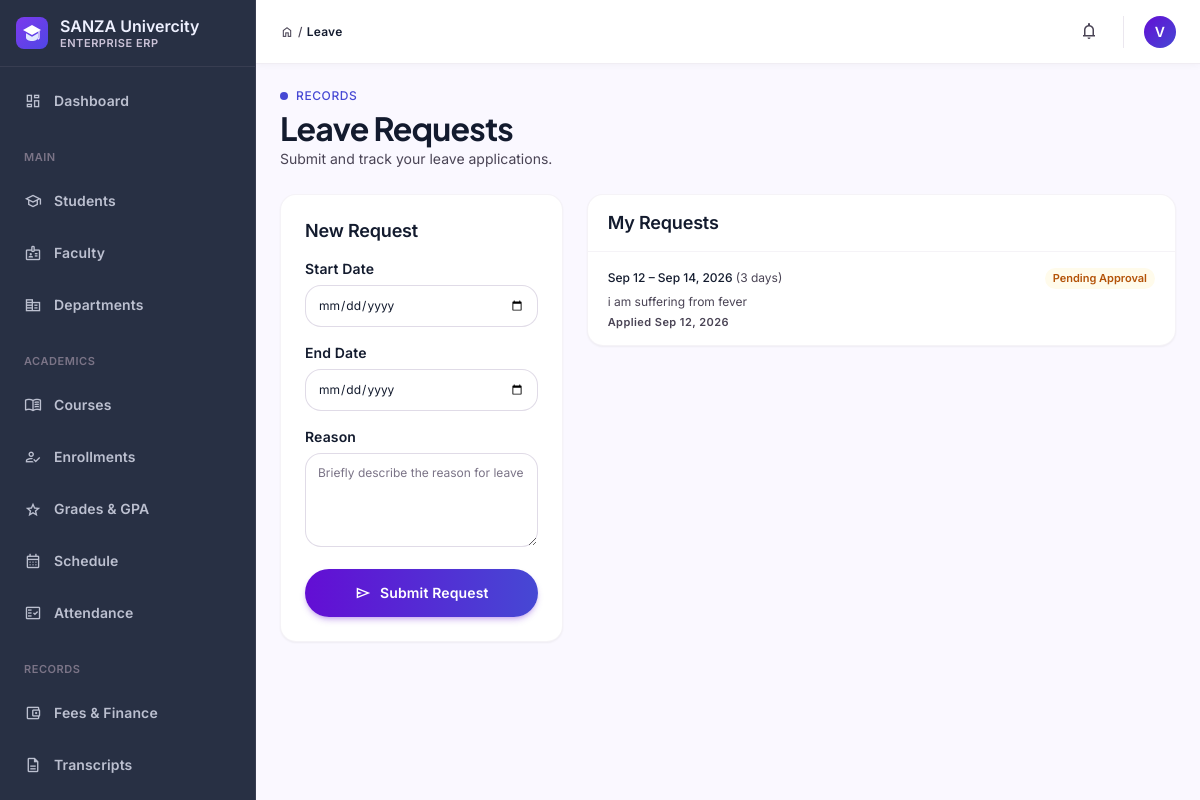
The page /students/leave/ (signed in) on the database its author committed.
### students/models.py (models this page shows, shortened)
class User(AbstractUser):
    ROLE_CHOICES = (
        ('admin', 'Administrator'),
        ('faculty', 'Faculty/Instructor'),
        ('student', 'Student'),
    )
    role = models.CharField(max_length=20, choices=ROLE_CHOICES, default='student')
    phone = models.CharField(max_length=20, blank=True, null=True)
    department = models.CharField(max_length=100, blank=True, null=True)
    enrollment_year = models.IntegerField(blank=True, null=True)
    class Meta:
        ordering = ['-date_joined']

class LeaveRequest(models.Model):
    STATUS_CHOICES = (
        ('pending', 'Pending Approval'),
        ('approved', 'Approved'),
        ('rejected', 'Rejected'),
    )
    user = models.ForeignKey(User, on_delete=models.CASCADE, related_name='leave_requests')
    start_date = models.DateField()
    end_date = models.DateField()
    reason = models.TextField()
    status = models.CharField(max_length=20, choices=STATUS_CHOICES, default='pending')
    applied_on = models.DateTimeField(auto_now_add=True)
    reviewed_by = models.ForeignKey(User, on_delete=models.SET_NULL, null=True, blank=True, related_name='reviewed_leaves')
    rejection_reason = models.TextField(blank=True, null=True)
    class Meta:
        ordering = ['-applied_on']
    @property
    def duration_days(self):
        if self.start_date and self.end_date:
            return (self.end_date - self.start_date).days + 1
        return 0

### students/views.py (the view, shortened to what this page needs)
# urls.py: path('leave/', views.leave_dashboard, name='leave_dashboard'),
@login_required(login_url='login')
def leave_dashboard(request):
    leaves = LeaveRequest.objects.filter(user=request.user).order_by('-applied_on')
    context = {
        'leaves': leaves,
    }
    return render(request, 'students/leave_dashboard.html', context)

### students/context_processors.py (called while the page is built)
def nav_context(request):
    unread_notifications = 0
    user = getattr(request, 'user', None)
    if user is not None and user.is_authenticated:
        unread_notifications = Notification.objects.filter(
            recipient=user, is_read=False
        ).count()
    return {
        'nav_unread_notifications': unread_notifications,
    }

### students/templates/students/leave_dashboard.html (shortened to what this page needs)
{% extends "base.html" %}
{% block breadcrumb %}Leave{% endblock %}
{% block content %}
<div class="flex flex-col gap-space-lg">
  <section>
    <div class="flex items-center gap-space-xs text-secondary font-label-md text-label-md tracking-wider uppercase">
      <span class="w-2 h-2 rounded-full bg-secondary"></span> Records
    </div>
    <h1 class="font-headline-lg text-headline-lg text-on-surface tracking-tight mt-1">Leave Requests</h1>
    <p class="font-body-md text-body-md text-on-surface-variant">Submit and track your leave applications.</p>
  </section>
  <div class="grid grid-cols-1 lg:grid-cols-3 gap-space-lg">
    <section class="lg:col-span-1 bg-surface-container-lowest rounded-2xl border border-outline-variant/20 shadow-sm p-6 h-fit">
      <h2 class="font-title-lg text-title-lg text-on-surface mb-4">New Request</h2>
      <form method="post" class="flex flex-col gap-space-md">
        <div>
          <label class="block font-label-lg text-label-lg text-on-surface mb-1.5">Start Date</label>
          <input type="date" name="start_date" required class="w-full px-3 py-2.5 rounded-lg border border-outline-variant/60 bg-surface-container-lowest text-on-surface font-body-sm text-body-sm focus:outline-none focus:border-primary focus:ring-4 focus:ring-primary/15 transition-all"/>
        </div>
        <div>
          <label class="block font-label-lg text-label-lg text-on-surface mb-1.5">End Date</label>
          <input type="date" name="end_date" required class="w-full px-3 py-2.5 rounded-lg border border-outline-variant/60 bg-surface-container-lowest text-on-surface font-body-sm text-body-sm focus:outline-none focus:border-primary focus:ring-4 focus:ring-primary/15 transition-all"/>
        </div>
        <div>
          <label class="block font-label-lg text-label-lg text-on-surface mb-1.5">Reason</label>
          <textarea name="reason" rows="4" required placeholder="Briefly describe the reason for leave" class="w-full px-3 py-2.5 rounded-lg border border-outline-variant/60 bg-surface-container-lowest text-on-surface font-body-sm text-body-sm placeholder:text-outline focus:outline-none focus:border-primary focus:ring-4 focus:ring-primary/15 transition-all"></textarea>
        </div>
        <button type="submit" class="inline-flex items-center justify-center gap-2 px-4 py-2.5 rounded-xl bg-gradient-to-r from-primary to-secondary text-on-primary font-label-lg text-label-lg shadow-md shadow-primary/25 hover:opacity-90 transition-all">
          <span class="material-symbols-outlined text-lg">send</span> Submit Request
        </button>
      </form>
    </section>
    <section class="lg:col-span-2 bg-surface-container-lowest rounded-2xl border border-outline-variant/20 shadow-sm overflow-hidden h-fit">
      <div class="px-5 py-4 border-b border-outline-variant/20"><h2 class="font-title-lg text-title-lg text-on-surface">My Requests</h2></div>
      {% if leaves %}
      <div class="divide-y divide-outline-variant/15">
        {% for leave in leaves %}
        <div class="px-5 py-4">
          <div class="flex items-center justify-between mb-1">
            <p class="font-body-sm text-body-sm text-on-surface font-medium">{{ leave.start_date|date:"M d" }} – {{ leave.end_date|date:"M d, Y" }} <span class="text-on-surface-variant font-normal">({{ leave.duration_days }} day{{ leave.duration_days|pluralize }})</span></p>
            <span class="px-2 py-0.5 rounded-full font-label-sm text-[11px] font-semibold
              {% if leave.status == 'approved' %}bg-success-container text-on-success-container
              {% elif leave.status == 'rejected' %}bg-error-container text-on-error-container
              {% else %}bg-warning-container text-on-warning-container{% endif %}">
              {{ leave.get_status_display }}
            </span>
          </div>
          <p class="font-body-sm text-body-sm text-on-surface-variant">{{ leave.reason }}</p>
          <p class="font-label-sm text-label-sm text-on-surface-variant mt-1">Applied {{ leave.applied_on|date:"M d, Y" }}</p>
        </div>
        {% endfor %}
      </div>
      {% else %}
      <p class="px-5 py-12 text-center font-body-sm text-body-sm text-on-surface-variant">No leave requests yet.</p>
      {% endif %}
    </section>
  </div>
</div>
{% endblock %}

### students/templates/base.html (shortened to what this page needs)
{% load static %}<!DOCTYPE html>
<html lang="en">
<head>
{% include "partials/_design_tokens.html" %}
</head>
<body class="bg-surface font-body-md text-on-surface antialiased">
<aside id="sidebar" class="fixed left-0 top-0 h-full w-64 bg-inverse-surface border-r border-outline/20 z-50 flex flex-col justify-between overflow-y-auto -translate-x-full lg:translate-x-0 transition-transform duration-200">
  <div class="flex flex-col">
    <div class="flex items-center gap-space-sm px-space-md py-space-md border-b border-outline/20">
      <div class="flex flex-col min-w-0">
        <span class="font-title-md text-title-md text-inverse-on-surface leading-tight truncate">SANZA Univercity</span>
        <span class="font-label-sm text-label-sm text-outline-variant uppercase tracking-wider">Enterprise ERP</span>
      </div>
    </div>
    <nav class="px-space-sm py-space-sm flex flex-col gap-space-xs">
      {% url 'dashboard' as dash_url %}
      <a href="{{ dash_url }}" class="flex items-center gap-space-sm px-space-sm py-2 rounded-xl transition-all {% if request.resolver_match.url_name in 'dashboard,admin_dashboard,faculty_dashboard,student_portal' %}nav-active{% else %}text-inverse-on-surface/75 hover:bg-surface-container-highest/10 hover:text-inverse-on-surface{% endif %}">
        <span class="material-symbols-outlined text-lg">dashboard</span><span class="font-label-lg text-label-lg">Dashboard</span>
      </a>
      {% if user.is_staff or user.is_superuser %}
      <div class="px-space-sm pt-space-sm pb-1"><span class="font-label-sm text-label-sm text-outline uppercase tracking-wider">Main</span></div>
      <a href="{% url 'student_list' %}" class="flex items-center gap-space-sm px-space-sm py-2 rounded-xl transition-all {% if request.resolver_match.url_name == 'student_list' %}nav-active{% else %}text-inverse-on-surface/75 hover:bg-surface-container-highest/10 hover:text-inverse-on-surface{% endif %}"><span class="material-symbols-outlined text-lg">school</span><span class="font-label-lg text-label-lg">Students</span></a>
      <a href="{% url 'faculty_reports_dashboard' %}" class="flex items-center gap-space-sm px-space-sm py-2 rounded-xl transition-all {% if request.resolver_match.url_name in 'faculty_reports_dashboard,faculty_analytics,faculty_performance_compare' %}nav-active{% else %}text-inverse-on-surface/75 hover:bg-surface-container-highest/10 hover:text-inverse-on-surface{% endif %}"><span class="material-symbols-outlined text-lg">badge</span><span class="font-label-lg text-label-lg">Faculty</span></a>
      <a href="{% url 'department_list' %}" class="flex items-center gap-space-sm px-space-sm py-2 rounded-xl transition-all {% if request.resolver_match.url_name == 'department_list' %}nav-active{% else %}text-inverse-on-surface/75 hover:bg-surface-container-highest/10 hover:text-inverse-on-surface{% endif %}"><span class="material-symbols-outlined text-lg">corporate_fare</span><span class="font-label-lg text-label-lg">Departments</span></a>
      {% endif %}
      <div class="px-space-sm pt-space-sm pb-1"><span class="font-label-sm text-label-sm text-outline uppercase tracking-wider">Academics</span></div>
      <a href="{% url 'course_list' %}" class="flex items-center gap-space-sm px-space-sm py-2 rounded-xl transition-all {% if request.resolver_match.url_name in 'course_list,course_analytics' %}nav-active{% else %}text-inverse-on-surface/75 hover:bg-surface-container-highest/10 hover:text-inverse-on-surface{% endif %}"><span class="material-symbols-outlined text-lg">menu_book</span><span class="font-label-lg text-label-lg">Courses</span></a>
      {% if user.is_staff or user.is_superuser %}
      <a href="{% url 'enrollment_list' %}" class="flex items-center gap-space-sm px-space-sm py-2 rounded-xl transition-all {% if request.resolver_match.url_name == 'enrollment_list' %}nav-active{% else %}text-inverse-on-surface/75 hover:bg-surface-container-highest/10 hover:text-inverse-on-surface{% endif %}"><span class="material-symbols-outlined text-lg">how_to_reg</span><span class="font-label-lg text-label-lg">Enrollments</span></a>
      {% endif %}
      <a href="{% url 'grade_list' %}" class="flex items-center gap-space-sm px-space-sm py-2 rounded-xl transition-all {% if request.resolver_match.url_name == 'grade_list' %}nav-active{% else %}text-inverse-on-surface/75 hover:bg-surface-container-highest/10 hover:text-inverse-on-surface{% endif %}"><span class="material-symbols-outlined text-lg">grade</span><span class="font-label-lg text-label-lg">Grades &amp; GPA</span></a>
      <a href="{% url 'schedule_dashboard' %}" class="flex items-center gap-space-sm px-space-sm py-2 rounded-xl transition-all {% if request.resolver_match.url_name == 'schedule_dashboard' %}nav-active{% else %}text-inverse-on-surface/75 hover:bg-surface-container-highest/10 hover:text-inverse-on-surface{% endif %}"><span class="material-symbols-outlined text-lg">calendar_month</span><span class="font-label-lg text-label-lg">Schedule</span></a>
      <a href="{% url 'attendance_list' %}" class="flex items-center gap-space-sm px-space-sm py-2 rounded-xl transition-all {% if request.resolver_match.url_name in 'attendance_list,attendance_record,attendance_update' %}nav-active{% else %}text-inverse-on-surface/75 hover:bg-surface-container-highest/10 hover:text-inverse-on-surface{% endif %}"><span class="material-symbols-outlined text-lg">fact_check</span><span class="font-label-lg text-label-lg">Attendance</span></a>
      <div class="px-space-sm pt-space-sm pb-1"><span class="font-label-sm text-label-sm text-outline uppercase tracking-wider">Records</span></div>
      <a href="{% url 'fee_list' %}" class="flex items-center gap-space-sm px-space-sm py-2 rounded-xl transition-all {% if request.resolver_match.url_name == 'fee_list' %}nav-active{% else %}text-inverse-on-surface/75 hover:bg-surface-container-highest/10 hover:text-inverse-on-surface{% endif %}"><span class="material-symbols-outlined text-lg">account_balance_wallet</span><span class="font-label-lg text-label-lg">Fees &amp; Finance</span></a>
      <a href="{% url 'transcript_list' %}" class="flex items-center gap-space-sm px-space-sm py-2 rounded-xl transition-all {% if request.resolver_match.url_name in 'transcript_list,transcript_detail' %}nav-active{% else %}text-inverse-on-surface/75 hover:bg-surface-container-highest/10 hover:text-inverse-on-surface{% endif %}"><span class="material-symbols-outlined text-lg">description</span><span class="font-label-lg text-label-lg">Transcripts</span></a>
      <a href="{% url 'degree_audit_list' %}" class="flex items-center gap-space-sm px-space-sm py-2 rounded-xl transition-all {% if request.resolver_match.url_name in 'degree_audit_list,degree_audit_detail' %}nav-active{% else %}text-inverse-on-surface/75 hover:bg-surface-container-highest/10 hover:text-inverse-on-surface{% endif %}"><span class="material-symbols-outlined text-lg">checklist</span><span class="font-label-lg text-label-lg">Degree Audit</span></a>
    </nav>
  </div>
</aside>
<div class="lg:pl-64">
  <header class="sticky top-0 h-16 bg-surface-container-lowest border-b border-outline-variant/30 shadow-[0_1px_8px_rgba(0,0,0,0.04)] z-30 flex items-center justify-between px-space-md lg:px-space-lg gap-space-sm">
    <div class="flex items-center gap-space-md flex-1 min-w-0">
      <div class="hidden sm:flex items-center gap-1 text-on-surface-variant font-label-md text-label-md flex-shrink-0">
        <span class="material-symbols-outlined text-sm">home</span><span>/</span>
        <span class="text-on-surface font-semibold">{% block breadcrumb %}Console{% endblock %}</span>
      </div>
    </div>
    <div class="flex items-center gap-space-sm flex-shrink-0">
      {% if user.is_authenticated %}
      <a href="{% url 'notification_list' %}" aria-label="Notifications" class="relative p-2 rounded-lg text-on-surface-variant hover:bg-surface-container-low transition-colors">
        <span class="material-symbols-outlined text-xl">notifications</span>
      </a>
      <div class="flex items-center gap-space-sm pl-1">
        <div class="w-8 h-8 rounded-full bg-gradient-to-br from-primary to-secondary flex items-center justify-center text-on-primary font-label-lg text-label-lg flex-shrink-0">
          {{ user.get_full_name|default:user.username|slice:":1"|upper }}
        </div>
      </div>
      {% else %}
      <a href="{% url 'login' %}" class="px-4 py-2 rounded-xl bg-gradient-to-r from-primary to-secondary text-on-primary font-label-lg text-label-lg">Sign in</a>
      {% endif %}
    </div>
  </header>
  <main class="w-full px-space-md lg:px-space-lg py-space-lg bg-surface-bright min-h-[calc(100vh-4rem)]">
    {% block content %}{% endblock %}
  </main>
</div>
</body>
</html>

### rows shown on the page
User: get_full_name "V"
LeaveRequest: start_date "Sep 12", end_date "Sep 14, 2026", duration_days "3", status "Pending Approval", reason "i am suffering from fever", applied_on "Sep 12, 2026"
